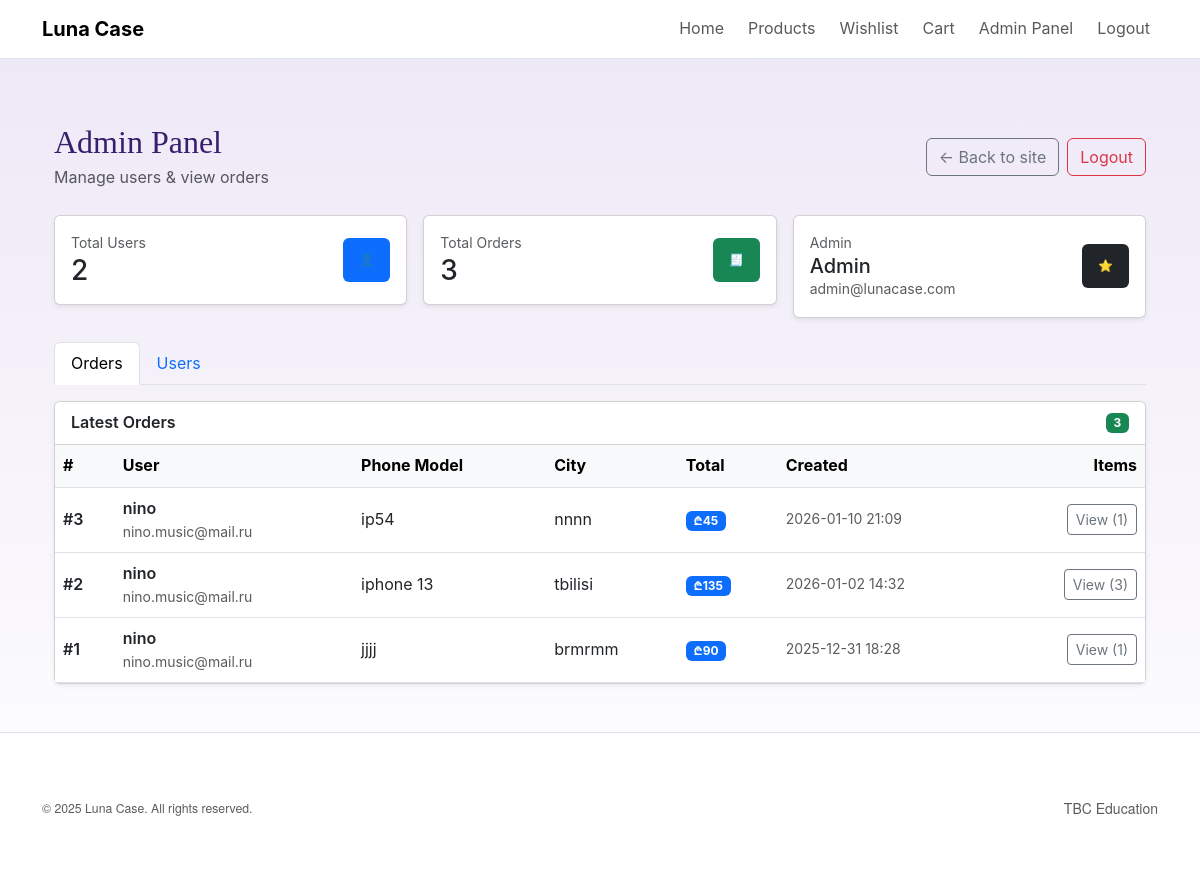
Page /admin (signed in) on the earlier database version.
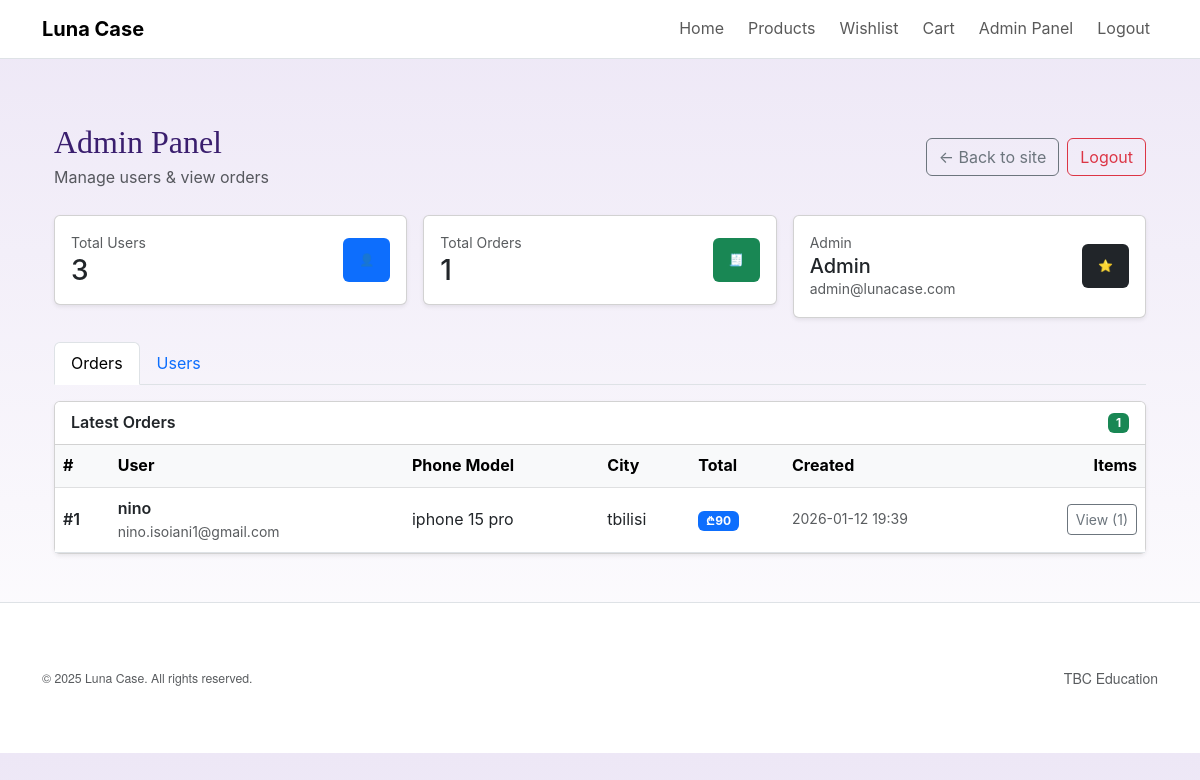
Same page on the later database version.
### models.py (models this page shows, shortened)
class User(db.Model, UserMixin):
    id = db.Column(db.Integer, primary_key=True)
    full_name = db.Column(db.String(120), nullable=False)
    email = db.Column(db.String(180), unique=True, nullable=False)
    password_hash = db.Column(db.String(255), nullable=False)
    is_admin = db.Column(db.Boolean, default=False)
    created_at = db.Column(db.DateTime, default=datetime.utcnow)
    wishlist_items = db.relationship("WishlistItem", backref="user", lazy=True)
    cart_items = db.relationship("CartItem", backref="user", lazy=True)
    orders = db.relationship("Order", backref="user", lazy=True)

class Order(db.Model):
    id = db.Column(db.Integer, primary_key=True)
    phone_model = db.Column(db.String(120), nullable=False)
    address = db.Column(db.String(220), nullable=False)
    city = db.Column(db.String(80), nullable=False)
    phone_number = db.Column(db.String(40), nullable=False)
    total = db.Column(db.Integer, nullable=False, default=0)
    created_at = db.Column(db.DateTime, default=datetime.utcnow)
    user_id = db.Column(db.Integer, db.ForeignKey("user.id"), nullable=False)
    items = db.relationship("OrderItem", backref="order", lazy=True)

### app.py (the view)
    @app.route("/admin")
    @login_required
    @admin_required
    def admin_panel():
        users = User.query.order_by(User.created_at.desc()).all()
        orders = Order.query.order_by(Order.created_at.desc()).all()
        return render_template("admin.html", users=users, orders=orders)

### app.py (called while the page is built)
def admin_required(view_func):
    from functools import wraps
    @wraps(view_func)
    def wrapper(*args, **kwargs):
        if not current_user.is_authenticated:
            return login_manager.unauthorized()
        if not getattr(current_user, "is_admin", False):
            abort(403)
        return view_func(*args, **kwargs)
    return wrapper

### models.py (called while the page is built)
@login_manager.user_loader
def load_user(user_id):
    return User.query.get(int(user_id))

### templates/admin.html (shortened to what this page needs)
{% extends "base.html" %} {% block title %}Admin Panel - Luna Case{% endblock %}
{% block content %}
<div class="container py-4">
  <div class="d-flex flex-wrap justify-content-between align-items-center mb-4">
    <div>
      <h2 class="mb-1">Admin Panel</h2>
      <p class="text-muted mb-0">Manage users & view orders</p>
    </div>
    <div class="d-flex gap-2">
      <a href="{{ url_for('home') }}" class="btn btn-outline-secondary">
        ← Back to site
      </a>
      <a href="{{ url_for('logout') }}" class="btn btn-outline-danger">
        Logout
      </a>
    </div>
  </div>
  <div class="row g-3 mb-4">
    <div class="col-12 col-md-4">
      <div class="card shadow-sm">
        <div class="card-body">
          <div class="d-flex justify-content-between align-items-center">
            <div>
              <div class="text-muted small">Total Users</div>
              <div class="h3 mb-0">{{ users|length }}</div>
            </div>
            <span class="badge text-bg-primary p-3">👤</span>
          </div>
        </div>
      </div>
    </div>
    <div class="col-12 col-md-4">
      <div class="card shadow-sm">
        <div class="card-body">
          <div class="d-flex justify-content-between align-items-center">
            <div>
              <div class="text-muted small">Total Orders</div>
              <div class="h3 mb-0">{{ orders|length }}</div>
            </div>
            <span class="badge text-bg-success p-3">🧾</span>
          </div>
        </div>
      </div>
    </div>
    <div class="col-12 col-md-4">
      <div class="card shadow-sm">
        <div class="card-body">
          <div class="d-flex justify-content-between align-items-center">
            <div>
              <div class="text-muted small">Admin</div>
              <div class="h5 mb-0">{{ current_user.full_name }}</div>
              <div class="text-muted small">{{ current_user.email }}</div>
            </div>
            <span class="badge text-bg-dark p-3">⭐</span>
          </div>
        </div>
      </div>
    </div>
  </div>
  <ul class="nav nav-tabs mb-3" id="adminTabs" role="tablist">
    <li class="nav-item" role="presentation">
      <button
        class="nav-link active"
        id="orders-tab"
        data-bs-toggle="tab"
        data-bs-target="#orders"
        type="button"
        role="tab"
        aria-controls="orders"
        aria-selected="true"
      >
        Orders
      </button>
    </li>
    <li class="nav-item" role="presentation">
      <button
        class="nav-link"
        id="users-tab"
        data-bs-toggle="tab"
        data-bs-target="#users"
        type="button"
        role="tab"
        aria-controls="users"
        aria-selected="false"
      >
        Users
      </button>
    </li>
  </ul>
  <div class="tab-content" id="adminTabsContent">
    <div
      class="tab-pane fade show active"
      id="orders"
      role="tabpanel"
      aria-labelledby="orders-tab"
    >
      <div class="card shadow-sm">
        <div
          class="card-header bg-white d-flex justify-content-between align-items-center"
        >
          <div class="fw-semibold">Latest Orders</div>
          <span class="badge text-bg-success">{{ orders|length }}</span>
        </div>
        <div class="card-body p-0">
          {% if orders|length == 0 %}
          <div class="p-4 text-center text-muted">No orders yet.</div>
          {% else %}
          <div class="table-responsive">
            <table class="table table-hover align-middle mb-0">
              <thead class="table-light">
                <tr>
                  <th>#</th>
                  <th>User</th>
                  <th>Phone Model</th>
                  <th>City</th>
                  <th>Total</th>
                  <th>Created</th>
                  <th class="text-end">Items</th>
                </tr>
              </thead>
              <tbody>
                {% for o in orders %}
                <tr>
                  <td class="fw-semibold">#{{ o.id }}</td>
                  <td>
                    <div class="fw-semibold">{{ o.user.full_name }}</div>
                    <div class="text-muted small">{{ o.user.email }}</div>
                  </td>
                  <td>{{ o.phone_model }}</td>
                  <td>{{ o.city }}</td>
                  <td>
                    <span class="badge text-bg-primary">₾{{ o.total }}</span>
                  </td>
                  <td class="text-muted small">
                    {{ o.created_at.strftime("%Y-%m-%d %H:%M") if o.created_at
                    else "" }}
                  </td>
                  <td class="text-end">
                    <button
                      class="btn btn-sm btn-outline-secondary"
                      type="button"
                      data-bs-toggle="collapse"
                      data-bs-target="#items-{{ o.id }}"
                      aria-expanded="false"
                      aria-controls="items-{{ o.id }}"
                    >
                      View ({{ o.items|length }})
                    </button>
                  </td>
                </tr>
                {% endfor %}
              </tbody>
            </table>
          </div>
          {% endif %}
        </div>
      </div>
    </div>
  </div>
</div>
{% endblock %}

### templates/base.html (shortened to what this page needs)
<!DOCTYPE html>
<html lang="en">
  <head>
    <link
      href="https://cdn.jsdelivr.net/npm/bootstrap@5.3.0/dist/css/bootstrap.min.css"
      rel="stylesheet"
    />
    <link
      rel="stylesheet"
      href="{{ url_for('static', filename='css/main.css') }}"
    />
  </head>
  <body class="bg-light">
    <nav
      class="navbar navbar-expand-lg navbar-light bg-white border-bottom sticky-top"
    >
      <div class="container">
        <a class="navbar-brand fw-bold" href="{{ url_for('home') }}"
          >Luna Case</a
        >
        <div class="collapse navbar-collapse" id="nav">
          <ul class="navbar-nav ms-auto align-items-lg-center gap-lg-2">
            <li class="nav-item">
              <a class="nav-link" href="{{ url_for('home') }}">Home</a>
            </li>
            <li class="nav-item">
              <a class="nav-link" href="{{ url_for('products') }}">Products</a>
            </li>
            {% if current_user.is_authenticated %}
            <li class="nav-item">
              <a class="nav-link" href="{{ url_for('wishlist') }}">Wishlist</a>
            </li>
            <li class="nav-item">
              <a class="nav-link" href="{{ url_for('cart') }}">Cart</a>
            </li>
            {% if current_user.is_admin %}
            <li class="nav-item">
              <a class="nav-link" href="{{ url_for('admin_panel') }}"
                >Admin Panel</a
              >
            </li>
            {% endif %}
            <li class="nav-item">
              <a class="nav-link" href="{{ url_for('logout') }}">Logout</a>
            </li>
            {% endif %}
          </ul>
        </div>
      </div>
    </nav>
    <main class="container py-4">{% block content %}{% endblock %}</main>
    <footer class="border-top bg-white">
      <div
        class="container py-4 d-flex flex-column flex-md-row justify-content-between align-items-center gap-2"
      >
        <small class="text-muted">© 2025 Luna Case. All rights reserved.</small>
        <a
          href="https://tbceducation.ge/"
          target="_blank"
          class="text-decoration-none text-muted"
          >TBC Education</a
        >
      </div>
    </footer>
  </body>
</html>

### static/css/main.css (style rules this page uses)
* { box-sizing: border-box; }
body { margin: 0; font-family: "Inter", sans-serif; background: linear-gradient(180deg, #EDE7F6 0%, #FFFFFF 100%); color: #4B2E83; line-height: 1.6; }
h1, h2, h3, h4, h5, h6 { font-family: "Playfair Display", serif; color: #3A1E6E; margin-top: 0; }
a { color: #4B2E83; text-decoration: none; }
p { margin-bottom: 1em; }
footer { background-color: #fdfcfe; color: #3b2164; font-family: "Helvetica Neue", sans-serif; font-size: 14px; padding: 40px 20px; text-align: center; border-top: 1px solid #ececec; }

Differences in the rows shown:
removed Order: id "3", user.full_name "nino", user.email "nino.music@mail.ru", phone_model "ip54", city "nnnn", total "45", created_at "2026-01-10 21:09", items|length "1"
removed Order: id "2", user.full_name "nino", user.email "nino.music@mail.ru", phone_model "iphone 13", city "tbilisi", total "135", created_at "2026-01-02 14:32", items|length "3"
changed Order "nino": user.email "nino.music@mail.ru" → "nino.isoiani1@gmail.com"; phone_model "jjjj" → "iphone 15 pro"; city "brmrmm" → "tbilisi"; created_at "2025-12-31 18:28" → "2026-01-12 19:39"
Other differences:
{{ users|length }}: "2" → "3"
{{ orders|length }}: "3" → "1"
